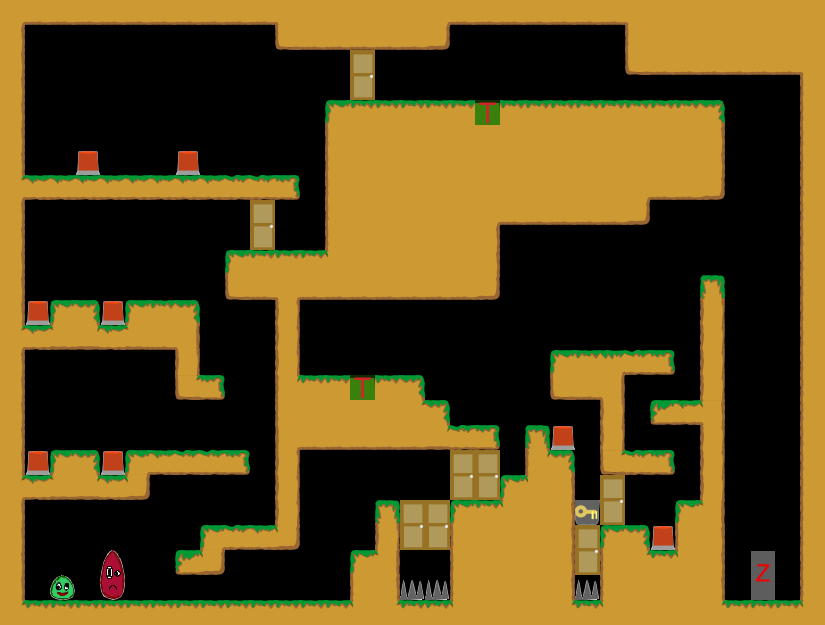

Tiled map render using the project's own tile images. Description and the map definition, with tile-layer contents summarised, below:
An orthogonal 33x25 tile map with 25x25 px tiles, 1 tile layer (Kachelebene 1).

<map version="1.0" orientation="orthogonal" width="33" height="25" tilewidth="25" tileheight="25">
 <tileset firstgid="1" name="Tileset" tilewidth="25" tileheight="25">
  <image source="../../../img/Tileset.png" width="400" height="250" />
 </tileset>
 <layer name="Kachelebene 1" width="33" height="25">
  <data>[825 cells, 416 non-empty, 43 distinct tile ids]</data>
 </layer>
</map>
